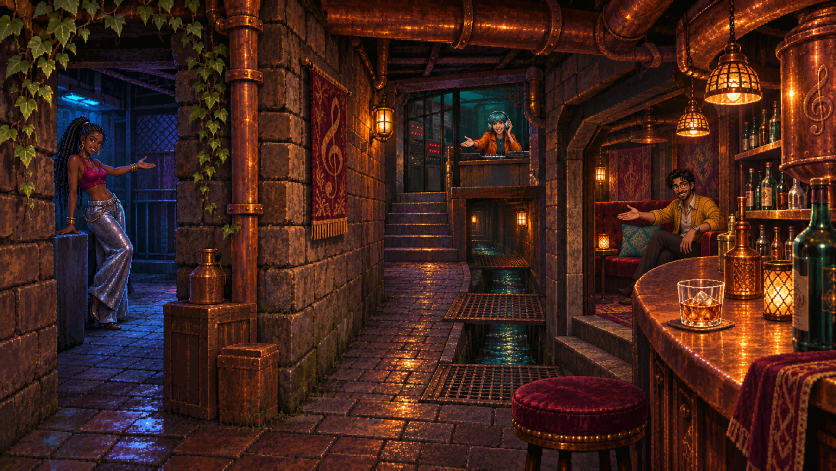
#> input picture art/reference/doom_worlds/Copper Basement Bar, Three Hidden Routes-3.png, 1672 x 941 px (shown at 1/2 size); its folder holds 3 pictures in this run
$ python shoot_bar.py '../../art/reference/doom_worlds/Copper Bar Crossroads-2.png'
#> lines starting #> are read from the running program, lines starting #| are printed output that depends on the picture
### tools/doom/shoot_scene.py
#!/usr/bin/env python3
"""Contact sheet of the shots tools/doom/shoot_scene.sh wrote: python3 tools/doom/shoot_scene.py <out_dir>  ->  <out_dir>/contact_16x9.jpg and contact_20x9.jpg (labelled, 3 columns).

    python3 tools/doom/shoot_scene.py walk <out_dir> [ahead] [stay]

The walk mode shows the camera path of the polyline moves (docs/story/HEIGHTS_AND_PATHS.md): tools/doom/walk_poses.gd plays the scene's `ahead` route (rail.routes.up) or its `stay`
loop (the good rail with its holds) on a StoryPlayer and prints 12 poses (the eye's real height included); each pose is shot on the real run scene (RW_STORY_CAM=@x:z:yaw:pitch:eye),
and the 12 frames go into one labelled strip image per route, <out_dir>/walk_<route>.jpg (4 x 3 frames, under 500 KB), with the pose table in walk_<route>.txt.
"""
import glob
import os
import re
import shutil
import subprocess
import sys
import tempfile

from PIL import Image, ImageDraw

ROOT = os.path.normpath(os.path.join(os.path.dirname(os.path.abspath(__file__)), "..", ".."))
GODOT = os.environ.get("GODOT", os.path.join(ROOT, "tools", "dev", "godot.sh"))
SCENE = os.environ.get("RW_SCENE", "doom_warehouse")  # the scene node (and map) the walk strips are shot for
POSE = re.compile(r"WALK \S+ (\d+) t=(\S+) @(\S+) sector=(\S+) ground=(\S+) above=(\S+)")


# [21 lines left out: function main, not called in this run]


def bash_exe():
    """Git Bash on Windows (a bare `bash` can be the WSL one, which cannot see the project's path), else bash."""
    for c in (os.environ.get("BASH_EXE", ""), "C:/Program Files/Git/bin/bash.exe", "C:/Program Files/Git/usr/bin/bash.exe"):
        if c and os.path.exists(c):
            return c
    return "bash"


def godot(args, env_extra=None, timeout=300):
    env = dict(os.environ)
    env.update(env_extra or {})
    r = subprocess.run([bash_exe(), GODOT.replace("\\", "/")] + args, cwd=ROOT, env=env, stdin=subprocess.DEVNULL, stdout=subprocess.PIPE, stderr=subprocess.STDOUT, text=True, timeout=timeout)
    return r.stdout


# [44 lines left out: function walk, not called in this run]


# [5 lines that do not run on import are left out]

### tools/doom/shoot_bar.py
#!/usr/bin/env python3
"""Shots of the Copper Bar (docs/doom/scenes/bar.md), at 16:9 (1280x720) and 20:9 (1600x720), as ONE contact sheet under 1 MB (no per-frame JPEGs are kept).

    python3 tools/doom/shoot_bar.py [out_dir]          default docs/shots/doom/bar   -> contact_bar.jpg (and walk_stay.jpg, walk_ahead.jpg with --walk)

Every frame is a real run scene shot (HUD and pads on, RW_STORY_CAM stands the camera): the reference viewpoint beside the painting, the stay loop's three reveal holds and the
rail camera at song times, and each of the three route walks (up to the booth, left to the Floor, right to the Chill-out) in four frames from tools/doom/walk_poses.gd's poses.
The frames go to a temporary folder; only the sheet is written to out_dir (RW_KEEP=<dir> also keeps every frame there as a jpg, for tools/doom/frame_check.py).
"""
import os
import re
import shutil
import subprocess
import sys
import tempfile

from PIL import Image, ImageDraw

HERE = os.path.dirname(os.path.abspath(__file__))
sys.path.insert(0, HERE)
import shoot_scene as ss  # noqa: E402

ROOT = ss.ROOT
SCENE = "doom_bar"
PAINTING = os.path.join(ROOT, "art", "reference", "doom_worlds", "Copper Basement Bar, Three Hidden Routes-3.png")
RES = {"16x9": "1280x720", "20x9": "1600x720"}
RATE = 0.5


def shoot(tmp, name, asp, cam, secs, select=None):
    """One shot; returns the PNG path or None. `select` (round 2, the guide-state captures): a hotspot id tapped at beat 50 (RW_RUN_SELECT) on the rail camera; `secs` is then
    the phase beat to shoot at, on a finer frame step."""
    rate = RATE if select is None else 0.125
    t = secs if select is None else secs * 60.0 / 174.0
    steps = "%d:shot:%s" % (int(round((t + 2.0) / rate)) + 2, name)
    env = {"XDG_DATA_HOME": tmp + "/data", "RW_DOOM_WORLDS": "1", "RW_RUN_VIRTUAL": "1", "RW_STORY_RATE": str(rate), "RW_RUN_START": SCENE, "RW_RUN_BOT": "perfect"}
    if select:
        env["RW_RUN_SELECT"] = select + "@50"
    if cam != "-":
        env["RW_STORY_CAM"] = cam
    text = ss.godot(["--path", ROOT, "--resolution", RES[asp], "-s", "tools/shoot.gd", "--", "res://src/run/run_play.tscn", tmp, steps], env, timeout=300)
    bad = [ln for ln in text.splitlines() if ("SCRIPT ERROR" in ln or "ERROR" in ln) and not any(k in ln for k in ("RID allocations", "leaked", "still in use", "ObjectDB", "WASAPI", "ERR_CANT_OPEN"))]
    if bad:
        print("  errors in", name, asp, bad[:3])
    f = os.path.join(tmp, name + ".png")
    keep = os.environ.get("RW_KEEP", "")
    if keep and os.path.exists(f):  # RW_KEEP=<dir>: keep each frame as <name>.jpg for tools/doom/frame_check.py
        os.makedirs(keep, exist_ok=True)
        Image.open(f).convert("RGB").save(os.path.join(keep, name + ".jpg"), quality=92)
    return f if os.path.exists(f) else None


def poses(route):
    text = ss.godot(["--headless", "--audio-driver", "Dummy", "--path", ROOT, "-s", "tools/doom/walk_poses.gd", "--", SCENE, route, "res://content/run/doom/run.json", SCENE])
    if "SCRIPT ERROR" in text:
        print("SCRIPT ERROR in walk_poses.gd\n" + text)
        sys.exit(1)
    out = []
    for ln in text.splitlines():
        m = ss.POSE.match(ln) if ln.startswith("WALK") else None
        if m:
            out.append(m.groups())
    return out


def main(out):
    os.makedirs(out, exist_ok=True)
    tmp = tempfile.mkdtemp(prefix="rw_bar_")
    tmp_u = tmp.replace("\\", "/")
    cells = {}  # (row, col) -> (image, label)
    try:
        painting = Image.open(PAINTING).convert("RGB")
#> painting is the input picture: PIL image 1672x941 RGB; mean R, G, B 66.5, 35.6, 27
        rows = []  # each row: list of (asp, name, cam, secs, label) or "painting"
        rows.append([("painting",), ("16x9", "ref", "wb_ref", 3, "reference viewpoint 16:9"), ("20x9", "ref", "wb_ref", 3, "reference viewpoint 20:9")])
        holds = [("bridge", "wb_bridge"), ("counter", "wb_counter"), ("way", "wb_way")]
        for asp in ("16x9", "20x9"):
            rows.append([(asp, "hold_" + n, c, 3, "stay hold %s %s" % (n, asp.replace("x", ":"))) for n, c in holds] + [(asp, "stumble", "wb_ref_back", 3, "stumble %s" % asp.replace("x", ":"))])
        rows.append([("16x9", "rail_%d" % k, "-", t, "rail camera t=%ds 16:9" % t) for k, t in enumerate((14, 28, 42, 56))])
        # the guide-state captures (round 2): each guide tapped at beat 50 of the first window, shot on the hold (beat 50.4, selected) and early in the walk off (beat 52, committed)
        rows.append([("16x9", "state_%s_%s" % (who, st), ("sel", "doom_bar.exit_" + hid), b, "%s %s 16:9" % (who, st)) for who, hid in (("booth", "booth"), ("floor", "floor"))
                     for st, b in (("selected", 50.4), ("committed", 52))])
        rows.append([("16x9", "state_%s_%s" % (who, st), ("sel", "doom_bar.exit_" + hid), b, "%s %s 16:9" % (who, st)) for who, hid in (("chill", "chill"),)
                     for st, b in (("selected", 50.4), ("committed", 52))])
        for route, label in (("ahead", "up to the booth"), ("left", "left to the Floor"), ("right", "right to the Chill-out")):
            ps = poses(route)
            pick = [ps[i] for i in (2, 5, 8, 11)] if len(ps) >= 12 else ps
            for asp in ("16x9", "20x9"):
                rows.append([(asp, "walk_%s_%d" % (route, k), "@" + p[2], 3, "%s %d/4 %s" % (label, k + 1, asp.replace("x", ":"))) for k, p in enumerate(pick)])
        for r, row in enumerate(rows):
            for c, cell in enumerate(row):
                if cell[0] == "painting":
                    cells[(r, c)] = (painting, "the painting")
                    continue
                asp, name, cam, secs, label = cell
                f = shoot(tmp_u, name + "_" + asp, asp, "-", secs, cam[1]) if isinstance(cam, tuple) else shoot(tmp_u, name + "_" + asp, asp, cam, secs)
                if f:
                    cells[(r, c)] = (Image.open(f).convert("RGB"), label)
                    print("shot", name, asp)
        w, h = 400, 225
        ncols = max(c for _r, c in cells) + 1
#> ncols = 1
        nrows = max(r for r, _c in cells) + 1
#> nrows = 1
        sheet = Image.new("RGB", (ncols * w, nrows * (h + 16)), (12, 12, 20))
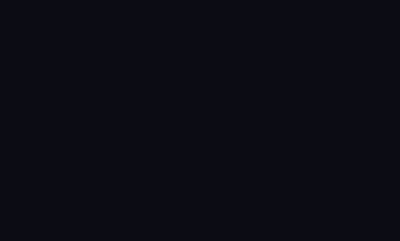
#> sheet: PIL image 400x241 RGB; mean R, G, B 12, 12, 20
        d = ImageDraw.Draw(sheet)
        for (r, c), (im, label) in cells.items():
            ch = int(w * 9 / 16) if label != "the painting" and "20:9" not in label else h
            tgt = (w, h)
            x, y = c * w, r * (h + 16)
            sheet.paste(im.resize(tgt, Image.LANCZOS), (x, y + 16))
            d.text((x + 3, y + 2), label, fill=(230, 230, 240))
#> this loop made 1 pass
#> (r, c, label, ch, tgt, x, y) on pass 1: (0, 0, 'the painting', 225, (400, 225), 0, 0)
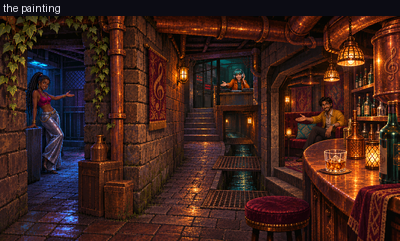
#> sheet: PIL image 400x241 RGB; mean R, G, B 63.2, 34.4, 26.9
        path = os.path.join(out, "contact_bar.jpg")
        q = 80
        while True:
            sheet.save(path, quality=q, optimize=True)
            if os.path.getsize(path) < 900 * 1024 or q <= 40:
                break
            q -= 5
#> after the loop, q = 80
        print("sheet", path, os.path.getsize(path) // 1024, "KB", sheet.size)
#| sheet ../../art/reference/doom_worlds/Copper Bar Crossroads-2.png/contact_bar.jpg 25 KB (400, 241)
    finally:
        shutil.rmtree(tmp, ignore_errors=True)
    if "--walk" in sys.argv:
        os.environ["RW_SCENE"] = SCENE
        ss.SCENE = SCENE
        ss.walk(out, ["stay", "ahead"])


if __name__ == "__main__":
    args = [a for a in sys.argv[1:] if not a.startswith("--")]
    main(args[0] if args else os.path.join(ROOT, "docs", "shots", "doom", "bar"))
